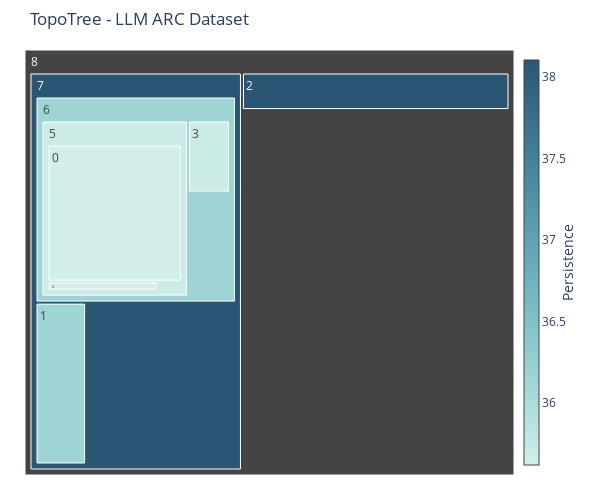

The notebook cell this image was saved under:
### Code cell
fig = plot_hierarchical_treemap(df_comp_llm, color='died_at')
fig.update_layout(title='TopoTree - LLM ARC Dataset',
                  height=500,
                    width=600,)
fig.write_image("TreeMap-LLM.png", scale=3)
fig.show()

### Figure 1 — Plotly figure (JSON) as saved in the notebook; plotly's stock layout.template omitted (floating-point values rounded to 4 significant figures)
{"data": [{"branchvalues": "total", "hovertemplate": "<b>Component #%{label} </b> <br> Points: %{value}<br> Persistence: %{color:.2f}<br> Parent: #%{parent}", "labels": [0, 1, 2, 3, 4, 5, 6, 7, 8], "marker": {"colorbar": {"thickness": 15, "title": {"side": "right", "text": "Persistence"}, "x": 1}, "colors": [35.62, 36.15, 38.1, 35.68, 35.62, 35.68, 36.15, 38.1, null], "colorscale": [[0, "rgb(209, 238, 234)"], [0.1667, "rgb(168, 219, 217)"], [0.3333, "rgb(133, 196, 201)"], [0.5, "rgb(104, 171, 184)"], [0.6667, "rgb(79, 144, 166)"], [0.8333, "rgb(59, 115, 143)"], [1, "rgb(42, 86, 116)"]], "showscale": true}, "parents": [5, 7, 8, 6, 5, 6, 7, 8, null], "tiling": {"packing": "squarify"}, "type": "treemap", "values": [1206, 328, 351, 151, 65, 1285, 1654, 2953, 6672]}], "layout": {"height": 500, "margin": {"b": 25, "l": 25, "r": 25, "t": 50}, "title": {"text": "TopoTree - LLM ARC Dataset"}, "width": 600}}
